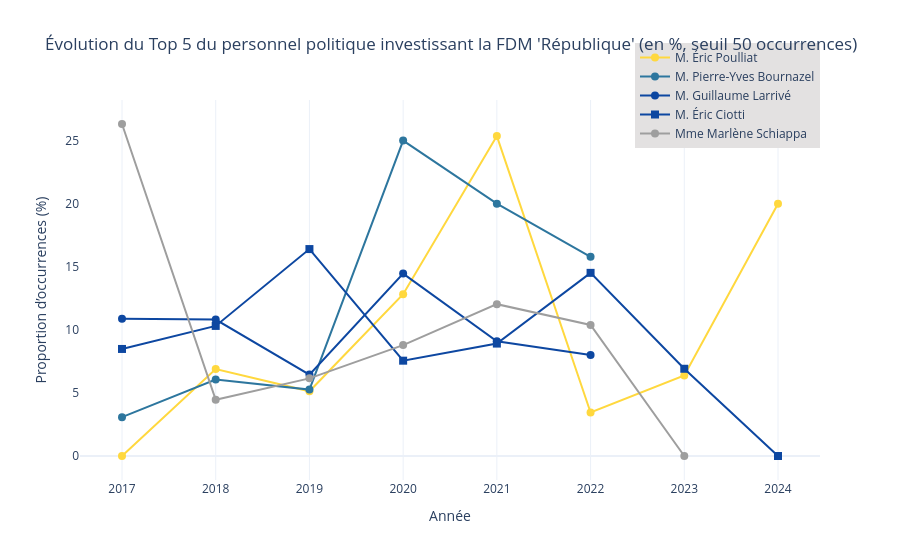

The notebook cell saved with this chart:
### Code cell
synchronique_personnel_proportion(df, couleurs_groupes, top_n=5, min_true=50)

### Figure 1 — Plotly figure (JSON) as saved in the notebook; plotly's stock layout.template omitted (floating-point values rounded to 4 significant figures)
{"data": [{"hovertemplate": "<b>M. Éric Poulliat</b><br>Année : %{x}<br>Proportion : %{y:.1f}%", "line": {"color": "#FFD83E", "width": 2}, "marker": {"size": 8, "symbol": "circle"}, "mode": "lines+markers", "name": "M. Éric Poulliat", "type": "scatter", "x": [2017, 2018, 2019, 2020, 2021, 2022, 2023, 2024], "y": [0, 6.897, 5.128, 12.82, 25.36, 3.448, 6.383, 20]}, {"hovertemplate": "<b>M. Pierre-Yves Bournazel</b><br>Année : %{x}<br>Proportion : %{y:.1f}%", "line": {"color": "#2D769E", "width": 2}, "marker": {"size": 8, "symbol": "circle"}, "mode": "lines+markers", "name": "M. Pierre-Yves Bournazel", "type": "scatter", "x": [2017, 2018, 2019, 2020, 2021, 2022], "y": [3.077, 6.061, 5.263, 25, 20, 15.79]}, {"hovertemplate": "<b>M. Guillaume Larrivé</b><br>Année : %{x}<br>Proportion : %{y:.1f}%", "line": {"color": "#0D47A1", "width": 2}, "marker": {"size": 8, "symbol": "circle"}, "mode": "lines+markers", "name": "M. Guillaume Larrivé", "type": "scatter", "x": [2017, 2018, 2019, 2020, 2021, 2022], "y": [10.87, 10.81, 6.452, 14.46, 9.091, 8]}, {"hovertemplate": "<b>M. Éric Ciotti</b><br>Année : %{x}<br>Proportion : %{y:.1f}%", "line": {"color": "#0D47A1", "width": 2}, "marker": {"size": 8, "symbol": "square"}, "mode": "lines+markers", "name": "M. Éric Ciotti", "type": "scatter", "x": [2017, 2018, 2019, 2020, 2021, 2022, 2023, 2024], "y": [8.485, 10.31, 16.4, 7.556, 8.911, 14.52, 6.915, 0]}, {"hovertemplate": "<b>Mme Marlène Schiappa</b><br>Année : %{x}<br>Proportion : %{y:.1f}%", "line": {"color": "#9E9E9E", "width": 2}, "marker": {"size": 8, "symbol": "circle"}, "mode": "lines+markers", "name": "Mme Marlène Schiappa", "type": "scatter", "x": [2017, 2018, 2019, 2020, 2021, 2022, 2023], "y": [26.32, 4.453, 6.154, 8.791, 12.03, 10.39, 0]}], "layout": {"legend": {"bgcolor": "#E3E1E1", "x": 0.75, "y": 1.15}, "title": {"text": "Évolution du Top 5 du personnel politique investissant la FDM 'République' (en %, seuil 50 occurrences)"}, "xaxis": {"tickformat": "%Y", "title": {"text": "Année"}}, "yaxis": {"showgrid": false, "title": {"text": "Proportion d’occurrences (%)"}}}}
